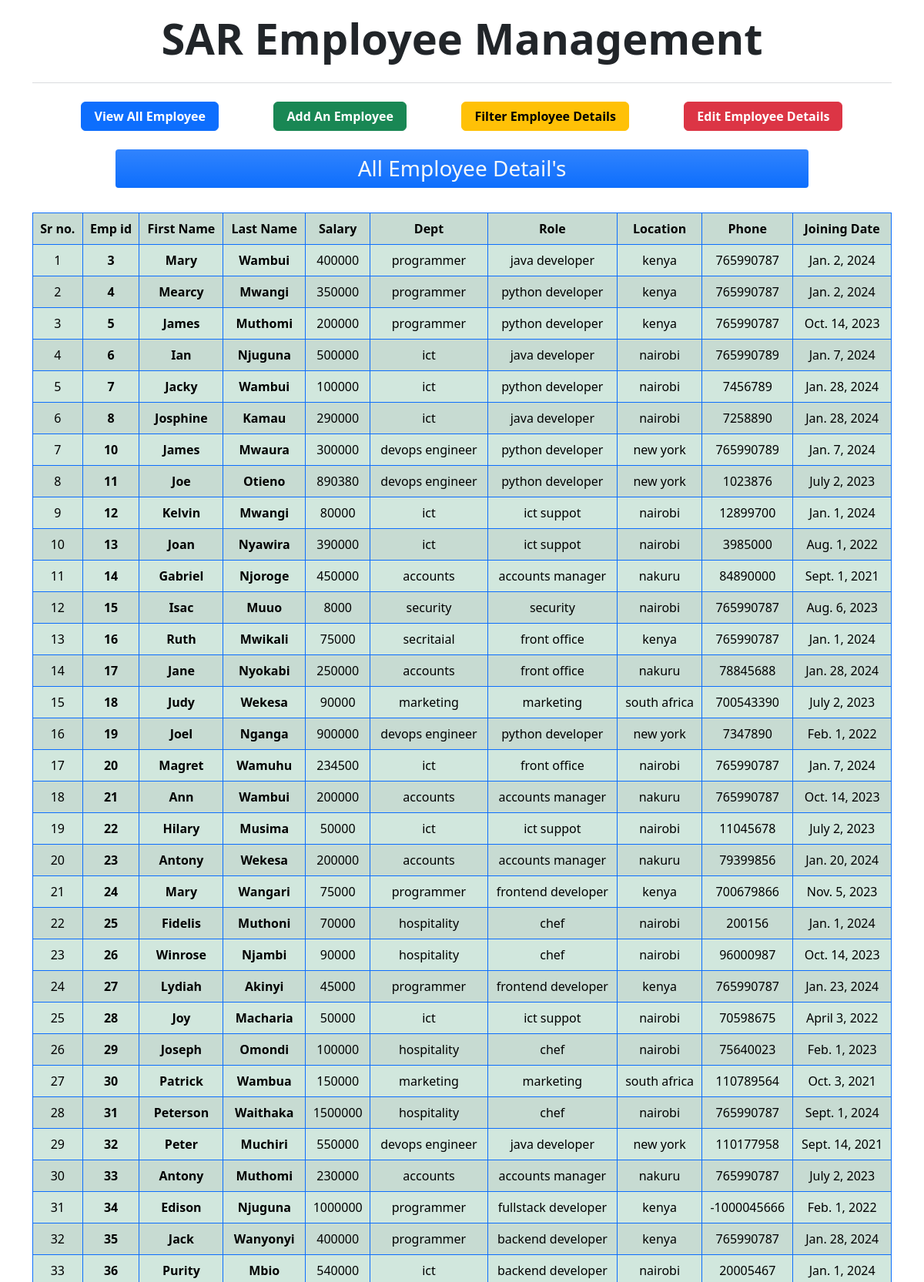
Page /allEmp/ (upper part) on the committed database.
### empapp/models.py (models this page shows, shortened)
class Employee(models.Model):
    firstName = models.CharField(max_length=100)
    lastName = models.CharField(max_length=100)
    phone = models.IntegerField()
    salary = models.IntegerField(default=0)
    bonus = models.IntegerField(default=0)
    hireDate = models.DateField()
    dept = models.ForeignKey(Department, on_delete=models.CASCADE)
    role = models.ForeignKey(Role, on_delete=models.CASCADE)

class Department(models.Model):
    name = models.CharField(max_length=50, null=False)
    location = models.CharField(max_length=100)

class Role(models.Model):
    name = models.CharField(max_length=100, null=False)

### empapp/views.py (the view)
# urls.py: path('allEmp/', views.allEmp, name='allemps'),
def allEmp(request):
    data = Employee.objects.all()
    context = {'data': data, 'tot': len(data)}
    return render(request, 'allEmp.html', context)

### empapp/templates/allEmp.html (shortened to what this page needs)
{% extends 'base.html' %}
{% load static %}
{% block main %}
<div class="d-flex justify-content-center">
    <h3 class="my-3 p-2 bg-primary bg-gradient text-light w-75 text-center rounded-1">All Employee Detail's</h3 style="--bs-bg-opacity: .5;">
</div>
<div class="container-md py-3 ">
    <table class="table table-striped text-center table-success table-bordered border-primary">
        <tr class="">
            <th>Sr no.</th>
            <th>Emp id</th>
            <th>First Name</th>
            <th>Last Name</th>
            <th>Salary</th>
            <th>Dept</th>
            <th>Role</th>
            <th>Location</th>
            <th>Phone</th>
            <th>Joining Date</th>
        </tr>
        {% for dt in data %}
            <tr class="">
                <td>{{ forloop.counter }}</td>
                <td class="fw-bold">{{ dt.id }}</td>
                <td class="fw-bold">{{ dt.firstName|capfirst  }}</td>
                <td class="fw-bold">{{ dt.lastName|capfirst  }}</td>
                <td>{{ dt.salary }}</td>
                <td>{{ dt.dept.name }}</td>
                <td>{{ dt.role.name }}</td>
                <td>{{ dt.dept.location }}</td>
                <td>{{ dt.phone }}</td>
                <td>{{ dt.hireDate }}</td>
            </tr>
        {% endfor %}
    </table>
</div>
{% endblock main %}

### rows in the picture
Employee: id "3", firstName "Mary", lastName "Wambui", salary "400000", dept.name "programmer", role.name "java developer", dept.location "kenya", phone "765990787", hireDate "Jan. 2, 2024"
Employee: id "4", firstName "Mearcy", lastName "Mwangi", salary "350000", dept.name "programmer", role.name "python developer", dept.location "kenya", phone "765990787", hireDate "Jan. 2, 2024"
Employee: id "5", firstName "James", lastName "Muthomi", salary "200000", dept.name "programmer", role.name "python developer", dept.location "kenya", phone "765990787", hireDate "Oct. 14, 2023"
Employee: id "6", firstName "Ian", lastName "Njuguna", salary "500000", dept.name "ict", role.name "java developer", dept.location "nairobi", phone "765990789", hireDate "Jan. 7, 2024"
Employee: id "7", firstName "Jacky", lastName "Wambui", salary "100000", dept.name "ict", role.name "python developer", dept.location "nairobi", phone "7456789", hireDate "Jan. 28, 2024"
Employee: id "8", firstName "Josphine", lastName "Kamau", salary "290000", dept.name "ict", role.name "java developer", dept.location "nairobi", phone "7258890", hireDate "Jan. 28, 2024"
Employee: id "10", firstName "James", lastName "Mwaura", salary "300000", dept.name "devops engineer", role.name "python developer", dept.location "new york", phone "765990789", hireDate "Jan. 7, 2024"
Employee: id "11", firstName "Joe", lastName "Otieno", salary "890380", dept.name "devops engineer", role.name "python developer", dept.location "new york", phone "1023876", hireDate "July 2, 2023"
Employee: id "12", firstName "Kelvin", lastName "Mwangi", salary "80000", dept.name "ict", role.name "ict suppot", dept.location "nairobi", phone "12899700", hireDate "Jan. 1, 2024"
Employee: id "13", firstName "Joan", lastName "Nyawira", salary "390000", dept.name "ict", role.name "ict suppot", dept.location "nairobi", phone "3985000", hireDate "Aug. 1, 2022"
Employee: id "14", firstName "Gabriel", lastName "Njoroge", salary "450000", dept.name "accounts", role.name "accounts manager", dept.location "nakuru", phone "84890000", hireDate "Sept. 1, 2021"
Employee: id "15", firstName "Isac", lastName "Muuo", salary "8000", dept.name "security", role.name "security", dept.location "nairobi", phone "765990787", hireDate "Aug. 6, 2023"
Employee: id "16", firstName "Ruth", lastName "Mwikali", salary "75000", dept.name "secritaial", role.name "front office", dept.location "kenya", phone "765990787", hireDate "Jan. 1, 2024"
Employee: id "17", firstName "Jane", lastName "Nyokabi", salary "250000", dept.name "accounts", role.name "front office", dept.location "nakuru", phone "78845688", hireDate "Jan. 28, 2024"
Employee: id "18", firstName "Judy", lastName "Wekesa", salary "90000", dept.name "marketing", role.name "marketing", dept.location "south africa", phone "700543390", hireDate "July 2, 2023"
Employee: id "19", firstName "Joel", lastName "Nganga", salary "900000", dept.name "devops engineer", role.name "python developer", dept.location "new york", phone "7347890", hireDate "Feb. 1, 2022"
Employee: id "20", firstName "Magret", lastName "Wamuhu", salary "234500", dept.name "ict", role.name "front office", dept.location "nairobi", phone "765990787", hireDate "Jan. 7, 2024"
Employee: id "21", firstName "Ann", lastName "Wambui", salary "200000", dept.name "accounts", role.name "accounts manager", dept.location "nakuru", phone "765990787", hireDate "Oct. 14, 2023"
Employee: id "22", firstName "Hilary", lastName "Musima", salary "50000", dept.name "ict", role.name "ict suppot", dept.location "nairobi", phone "11045678", hireDate "July 2, 2023"
Employee: id "23", firstName "Antony", lastName "Wekesa", salary "200000", dept.name "accounts", role.name "accounts manager", dept.location "nakuru", phone "79399856", hireDate "Jan. 20, 2024"
Employee: id "24", firstName "Mary", lastName "Wangari", salary "75000", dept.name "programmer", role.name "frontend developer", dept.location "kenya", phone "700679866", hireDate "Nov. 5, 2023"
Employee: id "25", firstName "Fidelis", lastName "Muthoni", salary "70000", dept.name "hospitality", role.name "chef", dept.location "nairobi", phone "200156", hireDate "Jan. 1, 2024"
Employee: id "26", firstName "Winrose", lastName "Njambi", salary "90000", dept.name "hospitality", role.name "chef", dept.location "nairobi", phone "96000987", hireDate "Oct. 14, 2023"
Employee: id "27", firstName "Lydiah", lastName "Akinyi", salary "45000", dept.name "programmer", role.name "frontend developer", dept.location "kenya", phone "765990787", hireDate "Jan. 23, 2024"
Employee: id "28", firstName "Joy", lastName "Macharia", salary "50000", dept.name "ict", role.name "ict suppot", dept.location "nairobi", phone "70598675", hireDate "April 3, 2022"
Employee: id "29", firstName "Joseph", lastName "Omondi", salary "100000", dept.name "hospitality", role.name "chef", dept.location "nairobi", phone "75640023", hireDate "Feb. 1, 2023"
Employee: id "30", firstName "Patrick", lastName "Wambua", salary "150000", dept.name "marketing", role.name "marketing", dept.location "south africa", phone "110789564", hireDate "Oct. 3, 2021"
Employee: id "31", firstName "Peterson", lastName "Waithaka", salary "1500000", dept.name "hospitality", role.name "chef", dept.location "nairobi", phone "765990787", hireDate "Sept. 1, 2024"
Employee: id "32", firstName "Peter", lastName "Muchiri", salary "550000", dept.name "devops engineer", role.name "java developer", dept.location "new york", phone "110177958", hireDate "Sept. 14, 2021"
Employee: id "33", firstName "Antony", lastName "Muthomi", salary "230000", dept.name "accounts", role.name "accounts manager", dept.location "nakuru", phone "765990787", hireDate "July 2, 2023"
Employee: id "34", firstName "Edison", lastName "Njuguna", salary "1000000", dept.name "programmer", role.name "fullstack developer", dept.location "kenya", phone "-1000045666", hireDate "Feb. 1, 2022"
Employee: id "35", firstName "Jack", lastName "Wanyonyi", salary "400000", dept.name "programmer", role.name "backend developer", dept.location "kenya", phone "765990787", hireDate "Jan. 28, 2024"
Employee: id "36", firstName "Purity", lastName "Mbio", salary "540000", dept.name "ict", role.name "backend developer", dept.location "nairobi", phone "20005467", hireDate "Jan. 1, 2024"
